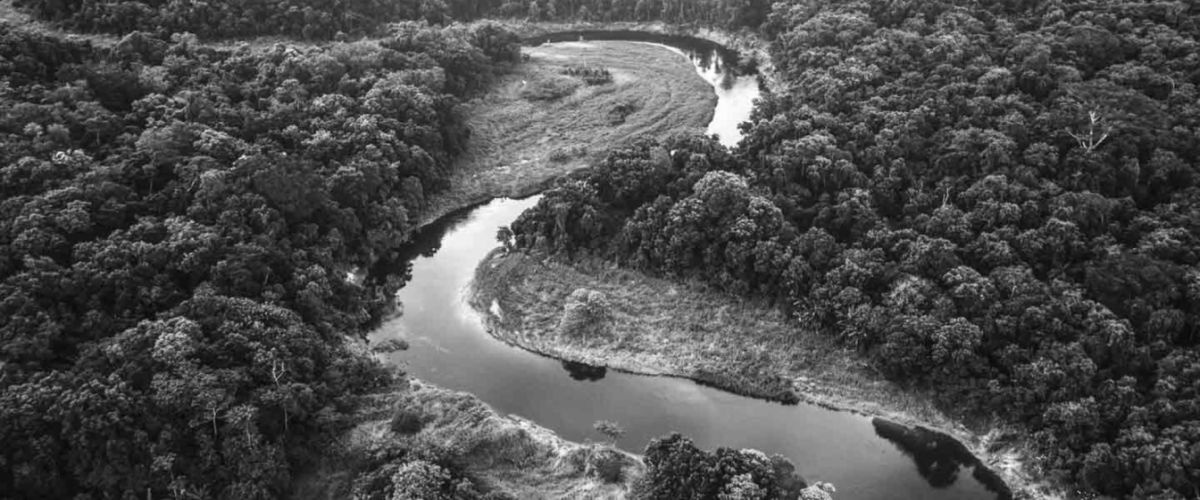
#> input picture data_ai_fundamentals/AIOWarmup/lesson_w5/code_thursday/nature.jpg, 1200 x 500 px, found by its file name
$ jupyter execute AIO2025_Warmup_Image_example.ipynb
#> lines starting #> are read from the running program, lines starting #| are printed output that depends on the picture; after the words box and inside, x2 and y2 are one past the last pixel; in counts of white or black regions, pixels touching at a corner belong together
[cell 1]
# read and display grayscale image
import cv2
from google.colab.patches import cv2_imshow

def read_and_display_grayscale(image_path):
    # Read the image in grayscale mode
#> called with image_path = '/content/nature.jpg'
    grayscale_image = cv2.imread(image_path, cv2.IMREAD_GRAYSCALE)
#> grayscale_image is the input picture: shape (500, 1200); min 5, max 255, mean 77.2
    cv2_imshow(grayscale_image)

read_and_display_grayscale("/content/nature.jpg")

[cell 2]
# read and display RGB image
import cv2
from google.colab.patches import cv2_imshow

def read_and_display_rgb(image_path):
    # Read the image in grayscale mode
    color_image = cv2.imread(image_path, cv2.IMREAD_COLOR)
    cv2_imshow(color_image)

read_and_display_rgb("/content/nature.png")

[cell 3]
# increase the brightness using opencv function
import cv2
import numpy as np

def increase_brightness(image_path, beta_value, output_path):
    # Load the image in grayscale
#> called with image_path = '/content/nature.jpg', beta_value = 50, output_path = '/content/nature_gs_inreasing.jpg'
    image = cv2.imread(image_path, cv2.IMREAD_GRAYSCALE)

    # Increase brightness by adding beta_value to all pixel intensities
    # output=α⋅input+β
    brightened_image = cv2.convertScaleAbs(image, alpha=1, beta=beta_value)
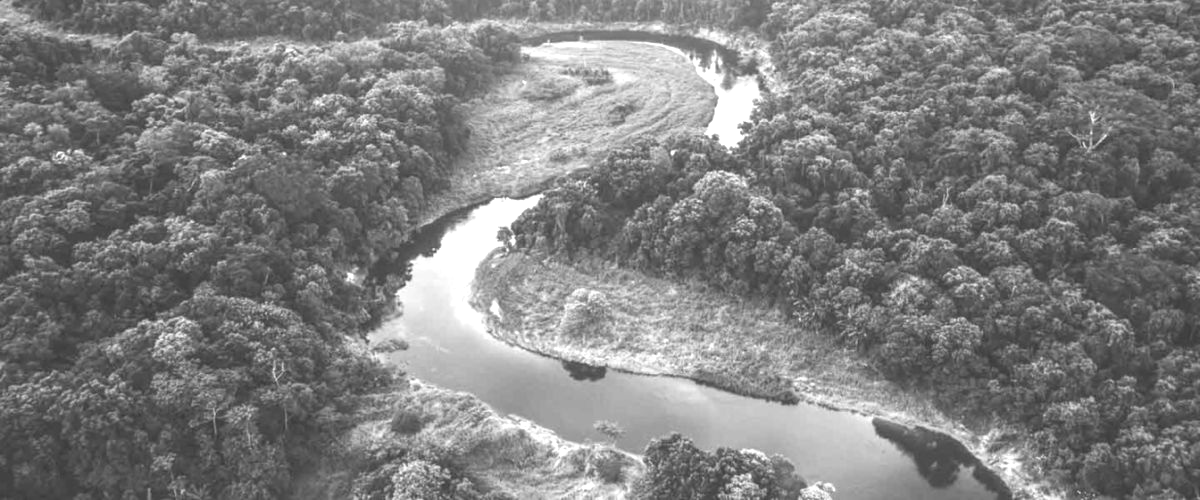
#> brightened_image: shape (500, 1200); min 55, max 255, mean 126.8

    # Save the brightened image
    cv2.imwrite(output_path, brightened_image)

# Parameters
input_image_path = "/content/nature.jpg"  # Replace with your grayscale image file path
output_image_path = "/content/nature_gs_inreasing.jpg"  # File path to save the brightened image
brightness_increase = 50  # Adjust this value to change brightness (higher value = brighter)

# Call the function
increase_brightness(input_image_path, brightness_increase, output_image_path)

[cell 4]
import numpy as np
import matplotlib.pyplot as plt

# Create a 3x3 grayscale image with values from 1 to 9
grayscale_image = np.array([[1, 2, 3],
                            [4, 5, 6],
                            [7, 8, 9]], dtype=np.uint8)
print(grayscale_image)
aList = grayscale_image.flatten()
print(aList)

[cell 5]
aList = grayscale_image.flatten()
print(aList)

grayscale_image = aList.reshape((3,3))
print(grayscale_image)

[cell 6]
import numpy as np
import cv2
import matplotlib.pyplot as plt

def increase_brightness_customize(image_path, brightness_value, output_path):
    # Step 1: Read image
#> called with image_path = '/content/nature.jpg', brightness_value = 50
    image = cv2.imread(image_path, cv2.IMREAD_GRAYSCALE)

    # Step 2: Convert the image to a 1D list (flattened array)
    flattened_image = image.flatten()

    # Step 3: Increase the brightness in the 1D list using a for loop
    brightened_1d = []
    for pixel_value in flattened_image:
        # Increase brightness and ensure pixel values are between 0 and 255
        brightened_pixel = pixel_value + brightness_value
        brightened_1d.append(np.clip(brightened_pixel, 0, 255))
#> this loop made 600000 passes
#> (pixel_value, brightened_pixel) on passes 1 to 3: (53, 103), (79, 129), (111, 161)
#> after the loop, brightened_1d = 600000 items

    # Step 4: Reshape the 1D list back to the original grayscale image shape
    brightened_image = np.array(brightened_1d).reshape(image.shape)

    # Save the brightened image
    cv2.imwrite(output_path, brightened_image)

    return brightened_image

input_image_path = "/content/nature.jpg"  # Replace with your grayscale image file path
output_image_path = "/content/nature_gs_inreasing_customize.jpg"  # File path to save the brightened image
brightness_increase = 50  # Adjust this value to change brightness (higher value = brighter)

# Call the function
increase_brightness_customize(input_image_path, brightness_increase, output_image_path)

[cell 7]
def increase_brightness_customizev2(image_path, brightness_value, output_path):
#> called with image_path = '/content/nature.jpg', brightness_value = 50
  img = cv2.imread(image_path, cv2.IMREAD_GRAYSCALE)
  img = img.astype(float)

  img = img + brightness_value
  img = np.where(img<0., 0., img)
  img = np.where(img>255., 255., img)

  img = img.astype(np.uint8)
  cv2.imwrite(output_path, img)

input_image_path = "/content/nature.jpg"  # Replace with your grayscale image file path
output_image_path = "/content/nature_gs_inreasing_customize_v2.jpg"  # File path to save the brightened image
brightness_increase = 50  # Adjust this value to change brightness (higher value = brighter)
increase_brightness_customizev2(input_image_path, brightness_increase, output_image_path)

[cell 8]
def increase_brightness_customizev3(image_path, brightness_value, output_path):
#> called with image_path = '/content/nature.jpg', brightness_value = -50
  img = cv2.imread(image_path, cv2.IMREAD_GRAYSCALE)
  img = img.astype(float)

  img = img + brightness_value
  img = np.clip(img, 0, 255)
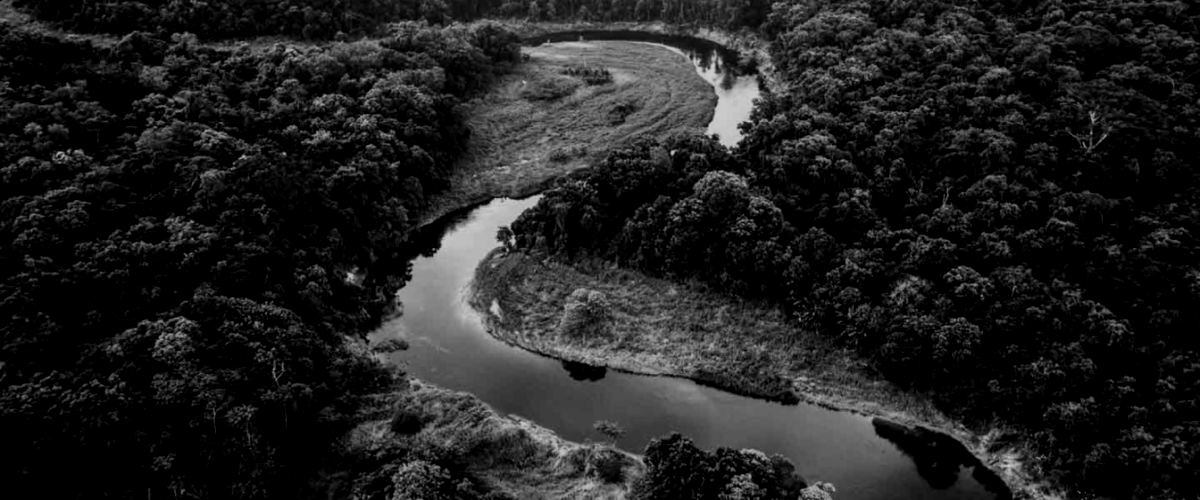
#> img: shape (500, 1200) float64; min 0, max 205, mean 32.4

  img = img.astype(np.uint8)
  cv2.imwrite(output_path, img)

input_image_path = "/content/nature.jpg"  # Replace with your grayscale image file path
output_image_path = "/content/nature_gs_inreasing_customize_v3.jpg"  # File path to save the brightened image
brightness_increase = -50  # Adjust this value to change brightness (higher value = brighter)
increase_brightness_customizev3(input_image_path, brightness_increase, output_image_path)

[cell 9]
def increase_brightness_customizev4(image_path, brightness_value, output_path):
#> called with image_path = '/content/nature.png', brightness_value = 50
  img = cv2.imread(image_path, cv2.IMREAD_COLOR)
  img = img.astype(float)
#> img: shape (500, 1200, 3) float64

  img = img + brightness_value
  img = np.clip(img, 0, 255)

  img = img.astype(np.uint8)
  print(img.shape)
#| (500, 1200, 3)
  cv2.imwrite(output_path, img)

input_image_path = "/content/nature.png"  # Replace with your grayscale image file path
output_image_path = "/content/nature_gs_inreasing_customize_v4.jpg"  # File path to save the brightened image
brightness_increase = 50  # Adjust this value to change brightness (higher value = brighter)
increase_brightness_customizev4(input_image_path, brightness_increase, output_image_path)

[cell 10]
import numpy as np

# Define the data
data = np.array([
    [6.7, 9.1],
    [4.6, 5.9],
    [3.5, 4.6],
    [5.5, 6.7]
])
#> data = [[6.7, 9.1], [4.6, 5.9], [3.5, 4.6], [5.5, 6.7]]

# Get the first column as a matrix (2D array)
area_matrix = data[:, 0:1]  # Use slicing to keep it 2D
#> area_matrix = [6.7, 4.6, 3.5, 5.5]
print("First Column as a Matrix:\n", area_matrix)
#| First Column as a Matrix:
#|  [[6.7]
#|  [4.6]
#|  [3.5]
#|  [5.5]]

# Get the second column as a vector (1D array)
price_vector = data[:, 1]  # Use slicing to extract the second column
#> price_vector = [9.1, 5.9, 4.6, 6.7]
print("Second Column as a Vector:\n", price_vector)
#| Second Column as a Vector:
#|  [9.1 5.9 4.6 6.7]

[cell 11]
import cv2
import numpy as np


img = cv2.imread('image.jpg', 1)
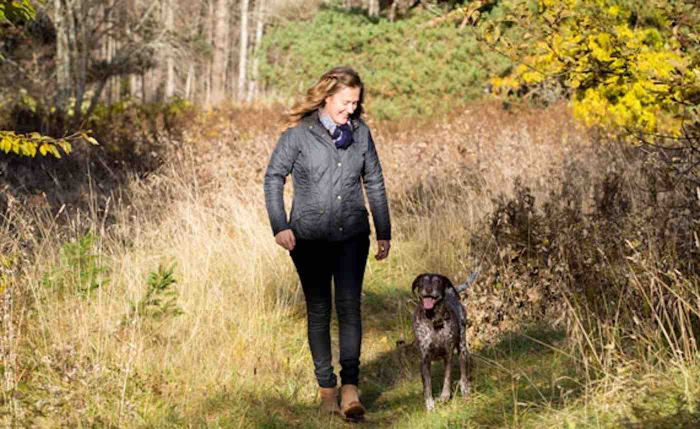
#> input picture data_ai_fundamentals/AIOWarmup/lesson_w5/code_thursday/image.jpg, 1400 x 858 px (shown at 1/2 size)
#> img is the input picture: shape (858, 1400, 3); mean B, G, R 86, 128.5, 149.8

height, width, channel = img.shape
#> height = 858; width = 1400; channel = 3


x_0, y_0 = 470, 120

x_1, y_1 = 800, 850


region = img[y_0:y_1, x_0:x_1, :]
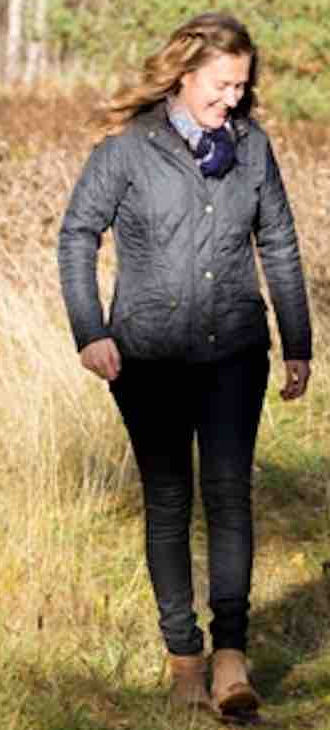
#> region: shape (730, 330, 3); mean B, G, R 91.9, 121.4, 138.4

cv2.imwrite('output_region.jpg', region)
#> Out = True

[cell 12]
import cv2
import numpy as np

img = cv2.imread('image.jpg', 1)
height, width, channel = img.shape


x_0, y_0 = 470, 120
x_1, y_1 = 800, 850

color = np.array([0, 0, 255])
#> color = [0, 0, 255]


img[y_0, x_0:x_1, :] = color
#> img: shape (858, 1400, 3); 0.03% of pixels changed, all inside (x1, y1, x2, y2) = (470, 120, 800, 121)

img[y_1, x_0:x_1, :] = color

img[y_0:y_1, x_0, :] = color

img[y_0:y_1, x_1, :] = color
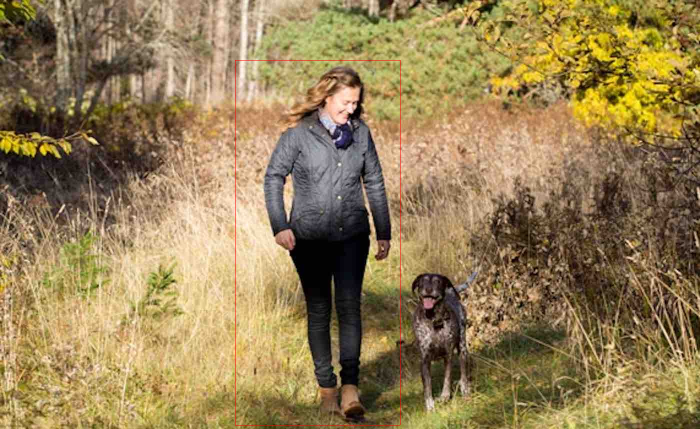
#> img: shape (858, 1400, 3) (shown at 1/2 size); mean B, G, R 85.8, 128.3, 149.9


cv2.imwrite('output_bb.jpg', img)
#> Out = True

[cell 13]
# load color image (channel order: BGR)
color_image = cv2.imread('image.jpg')


# conversion vector [B, G, R]
vector = np.array([0.072, 0.715, 0.213])
#> vector = [0.072, 0.715, 0.213]


# convert
grayscale_image = color_image@vector
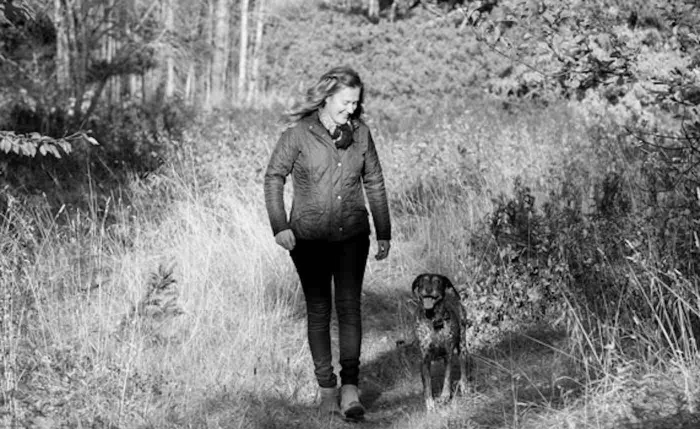
#> grayscale_image: shape (858, 1400) float64 (shown at 1/2 size); min 0, max 252.1, mean 130
#grayscale_image = color_image.dot(vector)

cv2.imwrite('grayscale_image.jpg', grayscale_image)
#> Out = True
